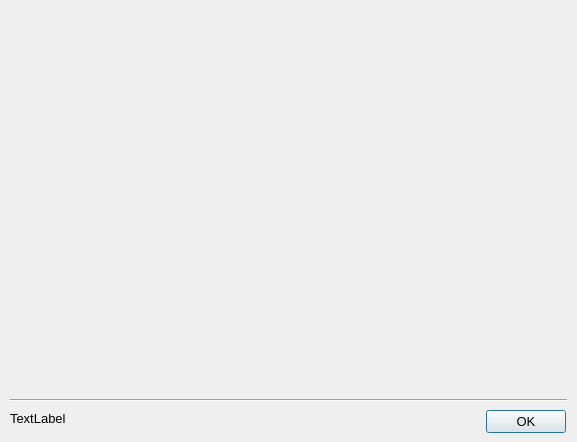
<?xml version="1.0" encoding="UTF-8"?>
<ui version="4.0">
 <class>DisplayLandmark</class>
 <widget class="QDialog" name="DisplayLandmark">
  <property name="geometry">
   <rect>
    <x>0</x>
    <y>0</y>
    <width>577</width>
    <height>442</height>
   </rect>
  </property>
  <property name="font">
   <font>
    <pointsize>10</pointsize>
   </font>
  </property>
  <property name="windowTitle">
   <string>Show Selected Landmark</string>
  </property>
  <property name="locale">
   <locale language="English" country="UnitedStates"/>
  </property>
  <widget class="QLabel" name="landmark_picture">
   <property name="geometry">
    <rect>
     <x>9</x>
     <y>9</y>
     <width>560</width>
     <height>373</height>
    </rect>
   </property>
   <property name="font">
    <font>
     <pointsize>10</pointsize>
    </font>
   </property>
   <property name="locale">
    <locale language="English" country="UnitedStates"/>
   </property>
   <property name="text">
    <string/>
   </property>
  </widget>
  <widget class="QDialogButtonBox" name="buttonBox">
   <property name="geometry">
    <rect>
     <x>485</x>
     <y>410</y>
     <width>81</width>
     <height>23</height>
    </rect>
   </property>
   <property name="font">
    <font>
     <pointsize>10</pointsize>
    </font>
   </property>
   <property name="locale">
    <locale language="English" country="UnitedStates"/>
   </property>
   <property name="standardButtons">
    <set>QDialogButtonBox::Ok</set>
   </property>
  </widget>
  <widget class="Line" name="line">
   <property name="geometry">
    <rect>
     <x>10</x>
     <y>390</y>
     <width>557</width>
     <height>21</height>
    </rect>
   </property>
   <property name="orientation">
    <enum>Qt::Horizontal</enum>
   </property>
  </widget>
  <widget class="QLabel" name="landmark_name">
   <property name="geometry">
    <rect>
     <x>10</x>
     <y>410</y>
     <width>451</width>
     <height>16</height>
    </rect>
   </property>
   <property name="text">
    <string>TextLabel</string>
   </property>
  </widget>
 </widget>
 <resources/>
 <connections/>
</ui>
